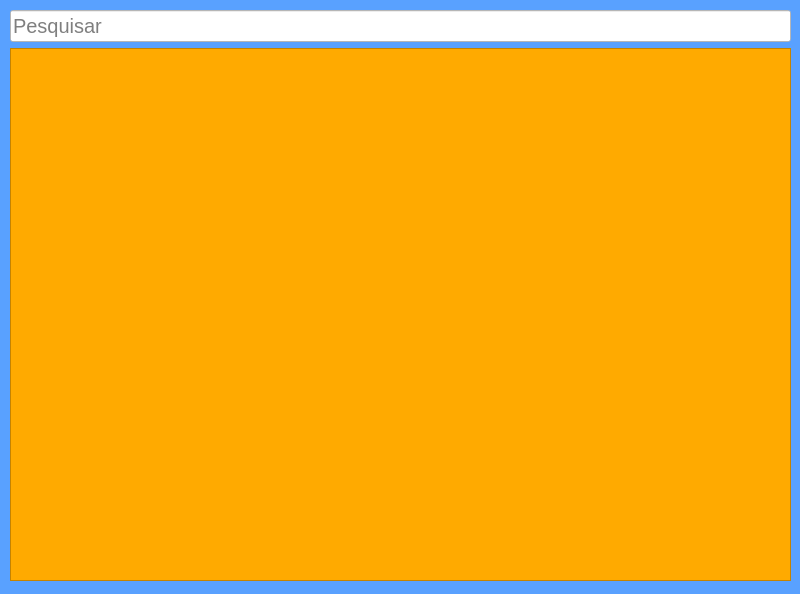
<?xml version="1.0" encoding="UTF-8"?>
<ui version="4.0">
 <class>Hunin</class>
 <widget class="QMainWindow" name="Hunin">
  <property name="geometry">
   <rect>
    <x>0</x>
    <y>0</y>
    <width>800</width>
    <height>594</height>
   </rect>
  </property>
  <property name="minimumSize">
   <size>
    <width>800</width>
    <height>594</height>
   </size>
  </property>
  <property name="maximumSize">
   <size>
    <width>800</width>
    <height>594</height>
   </size>
  </property>
  <property name="windowTitle">
   <string>Hunin</string>
  </property>
  <property name="windowIcon">
   <iconset>
    <normaloff>../../../Downloads/257591853_4232254753549477_5571114680826881474_n-removebg-preview.ico</normaloff>../../../Downloads/257591853_4232254753549477_5571114680826881474_n-removebg-preview.ico</iconset>
  </property>
  <property name="styleSheet">
   <string notr="true">background-color: rgb(89, 161, 255);</string>
  </property>
  <widget class="QWidget" name="centralwidget">
   <widget class="QWidget" name="verticalLayoutWidget">
    <property name="geometry">
     <rect>
      <x>10</x>
      <y>10</y>
      <width>781</width>
      <height>571</height>
     </rect>
    </property>
    <layout class="QVBoxLayout" name="verticalLayout">
     <item>
      <widget class="QLineEdit" name="barra_pesquisa">
       <property name="font">
        <font>
         <pointsize>15</pointsize>
        </font>
       </property>
       <property name="styleSheet">
        <string notr="true">background-color: rgb(255, 255, 255);</string>
       </property>
       <property name="placeholderText">
        <string>Pesquisar</string>
       </property>
      </widget>
     </item>
     <item>
      <widget class="QTableView" name="tableView">
       <property name="font">
        <font>
         <pointsize>15</pointsize>
        </font>
       </property>
       <property name="styleSheet">
        <string notr="true">background-color: rgb(255, 170, 0);</string>
       </property>
       <attribute name="horizontalHeaderStretchLastSection">
        <bool>true</bool>
       </attribute>
       <attribute name="verticalHeaderStretchLastSection">
        <bool>false</bool>
       </attribute>
      </widget>
     </item>
    </layout>
   </widget>
  </widget>
 </widget>
 <resources>
  <include location="../../../Downloads/Test.qrc"/>
 </resources>
 <connections/>
</ui>
